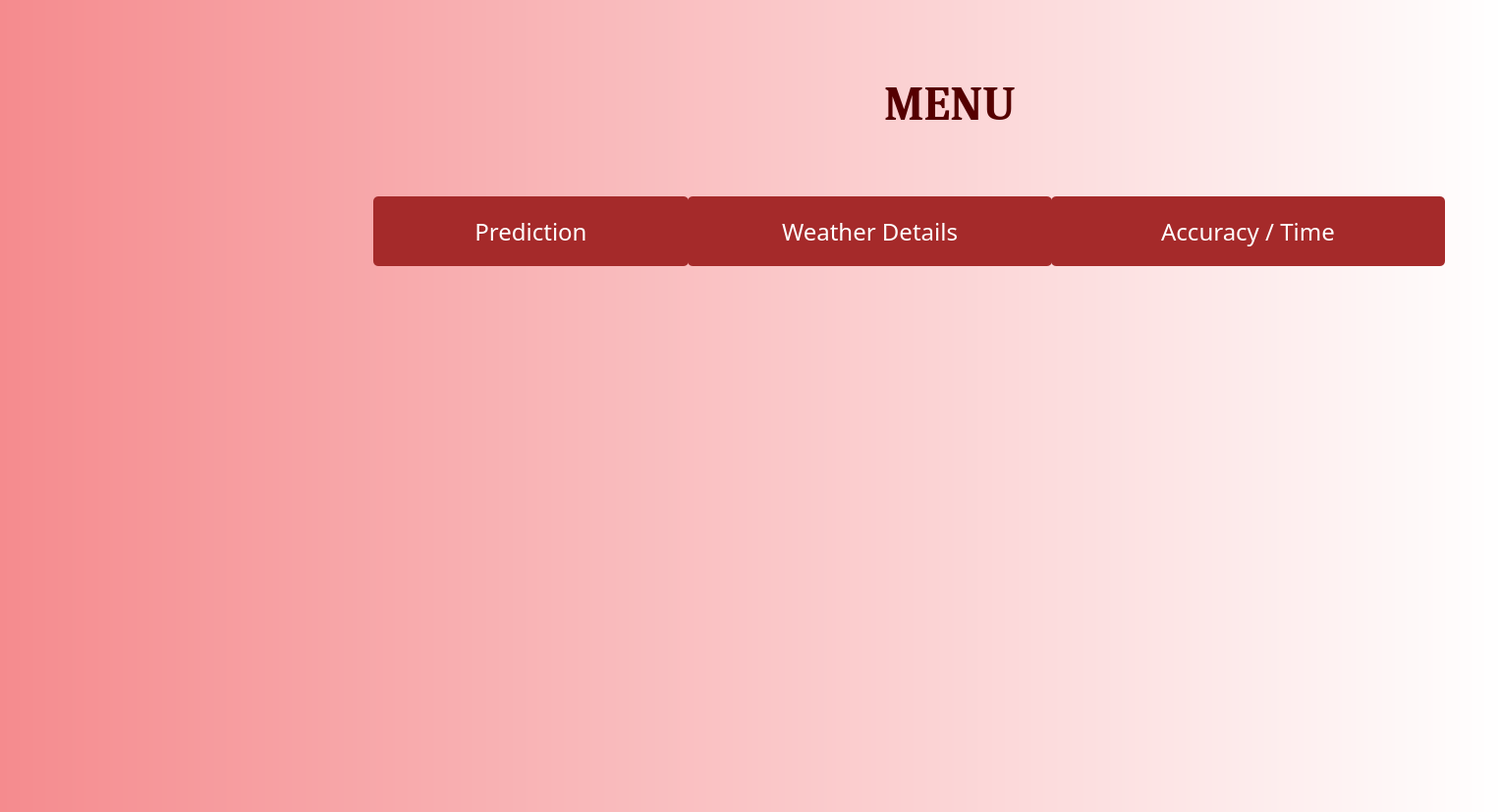
<?xml version="1.0" encoding="UTF-8"?>
<ui version="4.0">
 <class>Form</class>
 <widget class="QWidget" name="Form">
  <property name="geometry">
   <rect>
    <x>0</x>
    <y>0</y>
    <width>1527</width>
    <height>827</height>
   </rect>
  </property>
  <property name="windowTitle">
   <string>Form</string>
  </property>
  <property name="styleSheet">
   <string notr="true">
background-color: qlineargradient(spread:pad, x1:0, y1:0, x2:1, y2:0, stop:0 rgba(245, 139, 142, 255), stop:1 rgba(255, 255, 255, 255));</string>
  </property>
  <widget class="QPushButton" name="btnpre">
   <property name="geometry">
    <rect>
     <x>380</x>
     <y>200</y>
     <width>321</width>
     <height>71</height>
    </rect>
   </property>
   <property name="font">
    <font>
     <family>Trebuchet MS</family>
     <pointsize>18</pointsize>
    </font>
   </property>
   <property name="styleSheet">
    <string notr="true">QPushButton
{
 background:brown;
}
QPushButton
{  
   color:white;
   border-radius:5px;
}
QPushButton:hover
{  
   color:red;
   border-radius:5px;
   background-color:white;
}</string>
   </property>
   <property name="text">
    <string>Prediction</string>
   </property>
  </widget>
  <widget class="QPushButton" name="btnweather">
   <property name="geometry">
    <rect>
     <x>700</x>
     <y>200</y>
     <width>371</width>
     <height>71</height>
    </rect>
   </property>
   <property name="font">
    <font>
     <family>Trebuchet MS</family>
     <pointsize>18</pointsize>
    </font>
   </property>
   <property name="styleSheet">
    <string notr="true">QPushButton
{
 background:brown;
}
QPushButton
{  
   color:white;
   border-radius:5px;
}
QPushButton:hover
{  
   color:red;
   border-radius:5px;
   background-color:white;
}</string>
   </property>
   <property name="text">
    <string>Weather Details</string>
   </property>
  </widget>
  <widget class="QPushButton" name="btnacc">
   <property name="geometry">
    <rect>
     <x>1070</x>
     <y>200</y>
     <width>401</width>
     <height>71</height>
    </rect>
   </property>
   <property name="font">
    <font>
     <family>Trebuchet MS</family>
     <pointsize>18</pointsize>
    </font>
   </property>
   <property name="styleSheet">
    <string notr="true">QPushButton
{
 background:brown;
}
QPushButton
{  
   color:white;
   border-radius:5px;
}
QPushButton:hover
{  
   color:red;
   border-radius:5px;
   background-color:white;
}</string>
   </property>
   <property name="text">
    <string>Accuracy / Time</string>
   </property>
  </widget>
  <widget class="QLabel" name="label">
   <property name="geometry">
    <rect>
     <x>900</x>
     <y>50</y>
     <width>261</width>
     <height>111</height>
    </rect>
   </property>
   <property name="font">
    <font>
     <family>Cambria</family>
     <pointsize>36</pointsize>
     <weight>75</weight>
     <bold>true</bold>
    </font>
   </property>
   <property name="styleSheet">
    <string notr="true">color:white;
color: rgb(85, 0, 0);
background-color:transparent;</string>
   </property>
   <property name="text">
    <string>MENU</string>
   </property>
  </widget>
  <zorder>label</zorder>
  <zorder>btnpre</zorder>
  <zorder>btnweather</zorder>
  <zorder>btnacc</zorder>
 </widget>
 <resources/>
 <connections/>
</ui>
